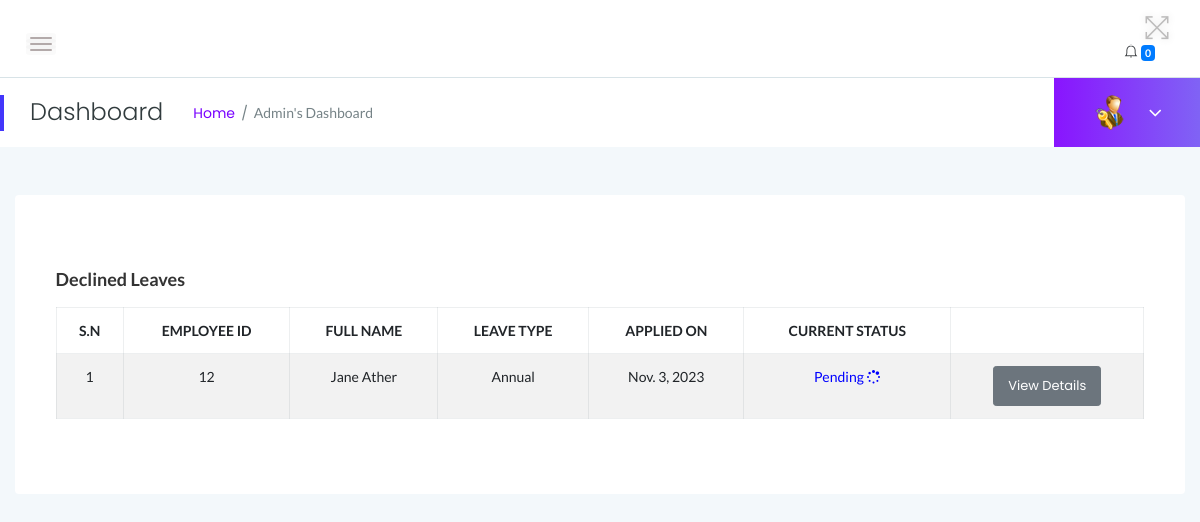
Page /myadmin/declined-leaves/ (signed in) on the earlier database version.
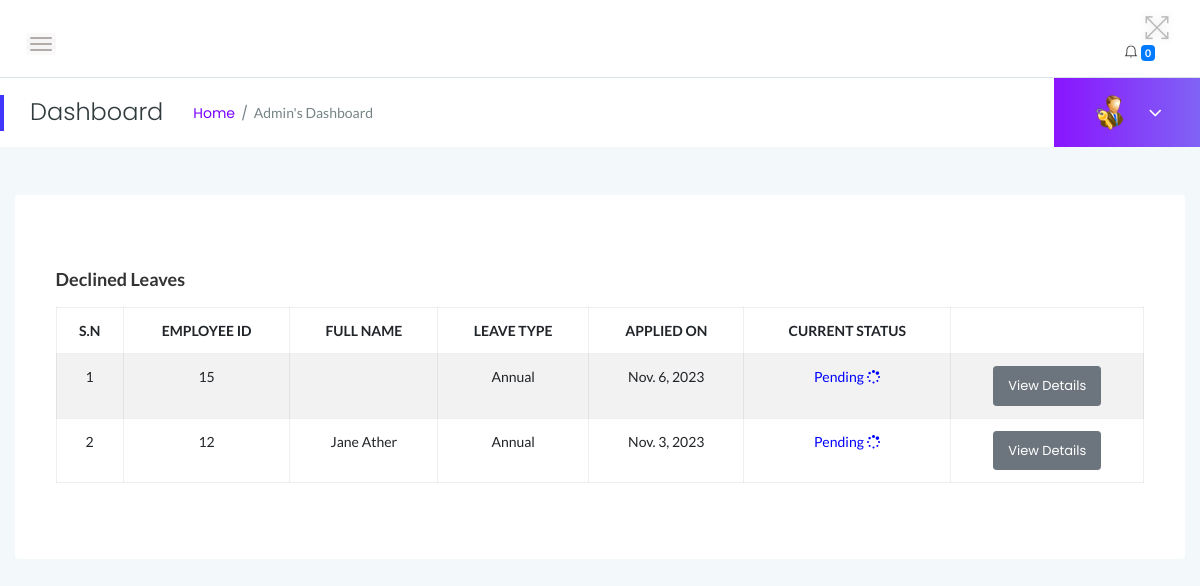
Same page on the later database version.
### myadmin/models.py (models this page shows)
class Leave(models.Model):
    employee = models.ForeignKey(User, on_delete=models.CASCADE)
    leave_type = models.CharField(max_length=100, default='Annual')
    posting_date = models.DateField(auto_now_add=True)
    status = models.CharField(
        max_length=10,
        choices=STATUS_CHOICES,
        default='Pending'
    )
    leavetype = models.CharField(max_length=255, default=None)
    description = models.TextField(default=None)
    fromdate = models.DateField( default=None)
    todate = models.DateField( default=None)
    isread = models.IntegerField(default=0)

### myadmin/views.py (the view)
# urls.py: path('declined-leaves/', views.declined_leaves, name='declined_leaves'),
@login_required
def declined_leaves(request):
    declined_leaves = Leave.objects.filter(status=2).order_by('-id')
    context = {
        'declined_leaves': declined_leaves
    }
    return render(request, 'admin/declined_leaves.html', context)

### myadmin/templates/admin/declined_leaves.html (shortened to what this page needs)
{% load static %}
<!DOCTYPE html>
<html class="no-js" lang="en">
<head>
 {% include 'admin/top.html' %}
</head>
<body>
   {% include 'admin/sidebars.html' %}
    <div class="main-content-inner">
        <div class="row">
            <div class="col-12 mt-5">
                <div class="card">
                    <div class="card-body">
                        <h4 class="header-title">Declined Leaves</h4>
                        <div class="single-table">
                            <div class="table-responsive">
                                <table class="table table-hover table-striped table-bordered progress-table text-center">
                                    <thead class="text-uppercase">
                                        <tr>
                                            <th>S.N</th>
                                            <th>Employee ID</th>
                                            <th>Full Name</th>
                                            <th>Leave Type</th>
                                            <th>Applied On</th>
                                            <th>Current Status</th>
                                            <th></th>
                                        </tr>
                                    </thead>
                                    <tbody>
                                        {% for leave in declined_leaves %}
                                        <tr>
                                            <td>{{ forloop.counter }}</td>
                                            <td>{{ leave.employee.id }}</td>
                                            <td>{{ leave.employee.first_name }} {{ leave.employee.last_name }}</td>
                                            <td>{{ leave.leave_type }}</td>
                                            <td>{{ leave.posting_date }}</td>
                                            <td>
                                                {% if leave.status == 1 %}
                                                <span style="color: #04fd04">Approved <i class="fa fa-check-square-o"></i></span>
                                                {% elif leave.Status == 2 %}
                                                <span style="color: red">Declined <i class="fa fa-cross"></i></span>
                                                {% else %}
                                                <span style="color: blue">Pending <i class="fa fa-spinner"></i></span>
                                                {% endif %}
                                            </td>
                                            <td><a href="{% url 'myadmin:employee_leave_details' leave.id %}" class="btn btn-secondary btn-sm">View Details</a></td>
                                        </tr>
                                        {% endfor %}
                                    </tbody>
                                </table>
                            </div>
                            </div>
                        </div>
                    </div>
                </div>
            </div>
        </div>
    </div>
    </div>
</body>
</html>

Differences in the rows shown:
added Leave: employee.id "15", leave_type "Annual", posting_date "Nov. 6, 2023", status "Pending"
